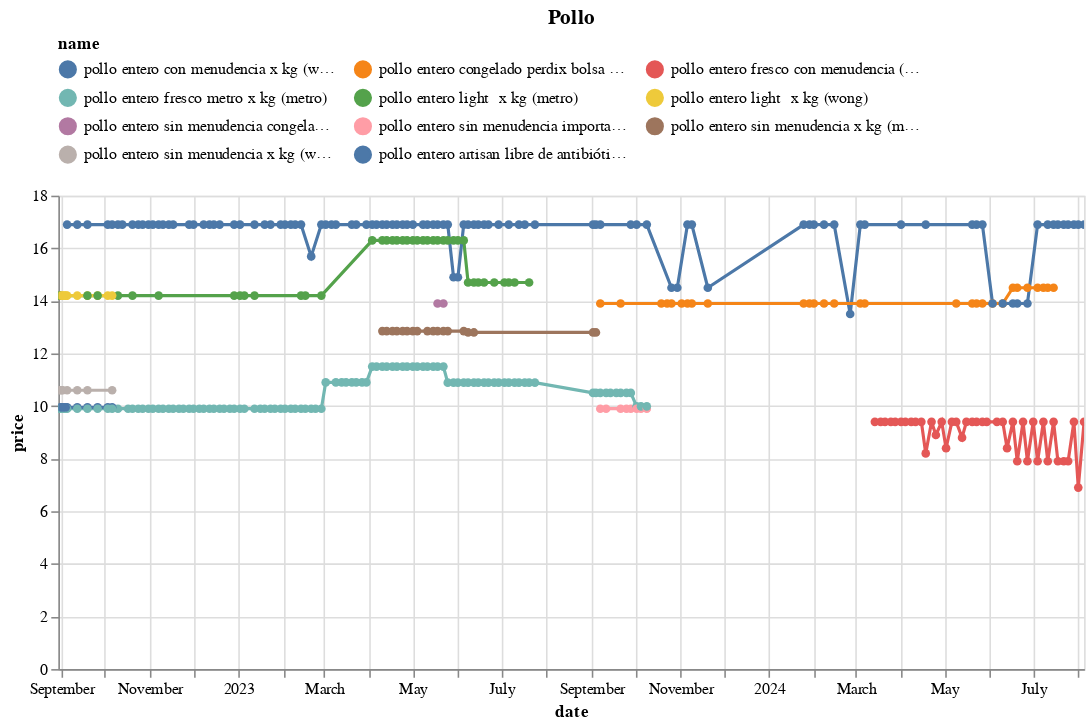

Notebook source saved alongside this figure:
### Code cell
(df
 .loc[df.name.isin(names)]
 .pipe(alt.Chart)
 .mark_line(point=True)
 .encode(x='date', y='price', color='name', tooltip=['name','price'])
 .properties(width=650, title='Pollo')
 .interactive()
 .configure_legend(orient='top', columns=3)
)

### Figure 1 — Vega-Lite specification as saved in the notebook (floating-point values rounded to 4 significant figures; data arrays with more than 128 entries replaced by an {"elided": "..."} marker saying what was removed)
{"config": {"view": {"continuousWidth": 300, "continuousHeight": 300}, "legend": {"columns": 3, "orient": "top"}}, "data": {"name": "data-00eecb5e0b031b2a401cbb2fd7dab56a"}, "mark": {"type": "line", "point": true}, "encoding": {"color": {"field": "name", "type": "nominal"}, "tooltip": [{"field": "name", "type": "nominal"}, {"field": "price", "type": "quantitative"}], "x": {"field": "date", "type": "temporal"}, "y": {"field": "price", "type": "quantitative"}}, "params": [{"name": "param_13", "select": {"type": "interval", "encodings": ["x", "y"]}, "bind": "scales"}], "title": "Pollo", "width": 650, "$schema": "https://vega.github.io/schema/vega-lite/v5.17.0.json", "datasets": {"data-00eecb5e0b031b2a401cbb2fd7dab56a": {"elided": "378 records"}}}
